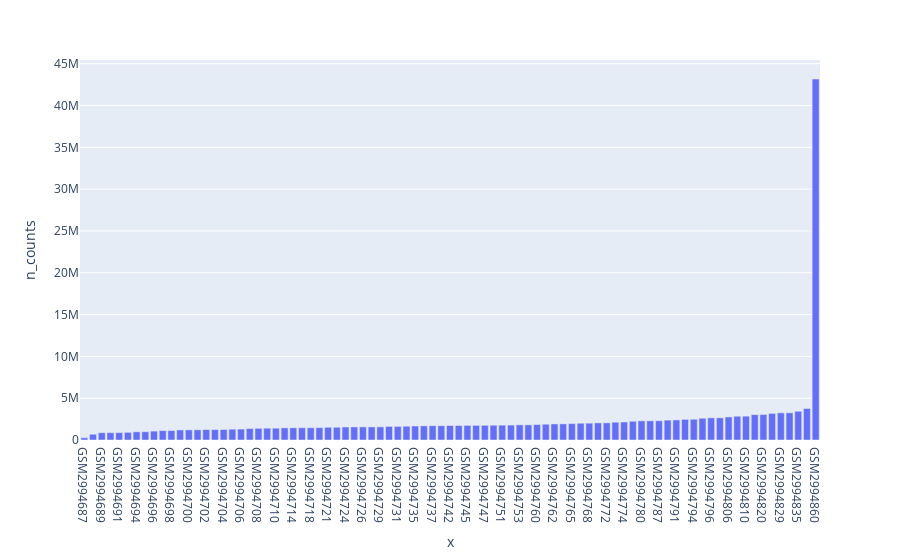

Source (notebook cell):
### Markdown cell above
In order to quantify gene expression in an RNA-seq dataset, reads generated from the sequencing step are mapped to a reference genome and subsequently aggregated into numeric gene counts. Due to experimental variations and random technical noise, samples in an RNA-seq dataset often have variable amounts of the total RNA. Library size analysis calculates and displays the total number of reads mapped for each sample in the RNA-seq dataset, facilitating the identification of outlying samples and the assessment of the overall quality of the data.

### Code cell
adata.obs['n_counts'] = adata.X.sum(axis=1)
library_sum_df = pd.DataFrame(adata.obs['n_counts'])
if len(library_sum_df.index) > 200:
    library_sum_df = library_sum_df.sample(200)
fig = px.bar(library_sum_df.sort_values(by='n_counts'), x=library_sum_df.index, y='n_counts')
if plot_type=='interactive':
    plotly.offline.iplot(fig)
else:
    py.image.ishow(fig)
figure_counter = display_object(figure_counter, "The total number of reads mapped for each sample. The figure contains an interactive bar chart which displays the total number of reads mapped to each RNA-seq sample in the dataset. Additional information for each sample is available by hovering over the bars.", istable=False)

### Figure 1 — Plotly figure (JSON) as saved in the notebook; plotly's stock layout.template omitted (floating-point values rounded to 4 significant figures)
{"data": [{"alignmentgroup": "True", "hovertemplate": "x=%{x}<br>n_counts=%{y}<extra></extra>", "legendgroup": "", "marker": {"color": "#636efa"}, "name": "", "offsetgroup": "", "orientation": "v", "showlegend": false, "textposition": "auto", "type": "bar", "x": ["GSM2994687", "GSM2994688", "GSM2994689", "GSM2994690", "GSM2994691", "GSM2994693", "GSM2994694", "GSM2994695", "GSM2994696", "GSM2994697", "GSM2994698", "GSM2994699", "GSM2994700", "GSM2994701", "GSM2994702", "GSM2994703", "GSM2994704", "GSM2994705", "GSM2994706", "GSM2994707", "GSM2994708", "GSM2994709", "GSM2994710", "GSM2994712", "GSM2994714", "GSM2994715", "GSM2994718", "GSM2994719", "GSM2994721", "GSM2994722", "GSM2994724", "GSM2994725", "GSM2994726", "GSM2994727", "GSM2994729", "GSM2994730", "GSM2994731", "GSM2994732", "GSM2994735", "GSM2994736", "GSM2994737", "GSM2994739", "GSM2994742", "GSM2994743", "GSM2994745", "GSM2994746", "GSM2994747", "GSM2994749", "GSM2994751", "GSM2994752", "GSM2994753", "GSM2994754", "GSM2994760", "GSM2994761", "GSM2994762", "GSM2994764", "GSM2994765", "GSM2994767", "GSM2994768", "GSM2994771", "GSM2994772", "GSM2994773", "GSM2994774", "GSM2994779", "GSM2994780", "GSM2994782", "GSM2994787", "GSM2994788", "GSM2994791", "GSM2994793", "GSM2994794", "GSM2994795", "GSM2994796", "GSM2994797", "GSM2994806", "GSM2994808", "GSM2994810", "GSM2994816", "GSM2994820", "GSM2994822", "GSM2994829", "GSM2994832", "GSM2994835", "GSM2994836", "GSM2994860"], "xaxis": "x", "y": [269113, 687318, 871633, 872894, 884403, 914640, 979715, 989637, 1063552, 1124095, 1129158, 1207102, 1212057, 1221599, 1242241, 1243103, 1252690, 1294532, 1303848, 1367739, 1392040, 1412488, 1413460, 1451884, 1459143, 1464705, 1466044, 1481654, 1520693, 1521486, 1556424, 1563699, 1567495, 1568244, 1569803, 1624858, 1627886, 1648447, 1672068, 1691610, 1704714, 1707576, 1731810, 1735152, 1742015, 1747795, 1755162, 1769219, 1776241, 1783333, 1814193, 1815496, 1853061, 1885531, 1920138, 1927927, 1961897, 2005746, 2015596, 2048223, 2049545, 2127232, 2153071, 2239794, 2292797, 2293868, 2302417, 2375345, 2399337, 2468588, 2482510, 2599831, 2650330, 2651140, 2756299, 2841422, 2849827, 3034505, 3054121, 3178517, 3250299, 3250429, 3435228, 3768750, 43174028], "yaxis": "y"}], "layout": {"barmode": "relative", "legend": {"tracegroupgap": 0}, "margin": {"t": 60}, "xaxis": {"anchor": "y", "domain": [0, 1], "title": {"text": "x"}}, "yaxis": {"anchor": "x", "domain": [0, 1], "title": {"text": "n_counts"}}}}
